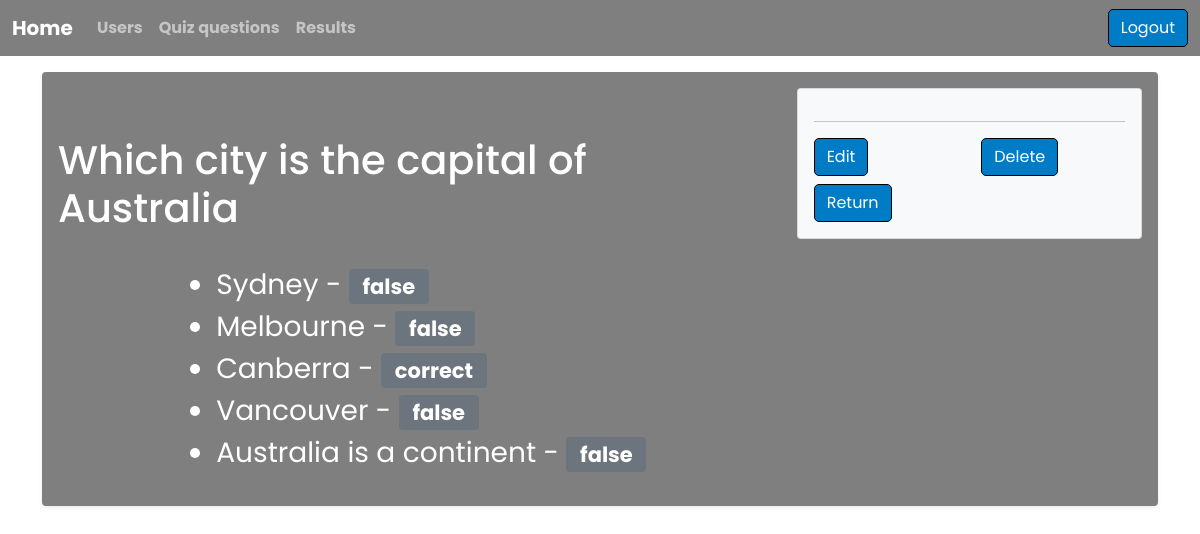
/admin/questions/show.php?id=1 (signed in), run on the app's committed database.
### tables this page shows
CREATE TABLE `questions` (
  `id` int(11) NOT NULL,
  `question_text` varchar(255) NOT NULL,
  `display` varchar(60) NOT NULL
);

CREATE TABLE `answers` (
  `id` int(11) NOT NULL,
  `question_id` int(11) NOT NULL,
  `answer_text` varchar(255) NOT NULL,
  `correct` tinyint(1) NOT NULL
);

### admin/questions/show.php (called while the page is built, shortened)
<?php
$id = $_GET['id'];
$question = Question::find_by_id($id);
$answers = Answer::find_all_by_id($id, 'question_id');
include(INCLUDES_PATH . '/header.php');
include(INCLUDES_PATH . '/navbar.php');
include 'views/show.view.php';
include(INCLUDES_PATH . '/footer.php');

### classes/QueryBuilder.php (called while the page is built, shortened)
<?php
class QueryBuilder {
    static protected PDO $db;
    protected static string $table_name = "";
    public static function set_db_session($db, $session)
    {
        self::$db = $db;
    }
    public static function find_by_id($id)
    {
        $sql = "SELECT * FROM ".static::$table_name." WHERE id = ?";
        $query = self::$db->prepare($sql);
        $query->execute([$id]);
        return $query->fetch(PDO::FETCH_OBJ);
    }
    public static function find_all_by_id($id, $column)
    {
        $sql = "SELECT * FROM ".static::$table_name." WHERE {$column} = ?";
        $query = self::$db->prepare($sql);
        $query->execute([$id]);
        return $query->fetchAll(PDO::FETCH_OBJ);
    }
}

### admin/questions/views/show.view.php (the view, shortened to what this page needs)
<main class="container">
    <div class="my-3 p-3 transparent rounded shadow-sm">
        <div class="row">
            <div class="col-md-8 d-flex flex-column justify-content-center align-items-center">
                <br><br>
                <h1><?php echo $question->question_text?></h1>
                <br>
                <ul class="fs-3">
                    <?php foreach ($answers as $answer) : ?>
                    <li><?php echo $answer->answer_text ?> - <span class="badge bg-secondary "><?php echo($answer->correct) ? 'correct' : 'false'; ?></span></li>
                    <?php endforeach; ?>
                </ul>
            </div>
            <div class="col-md-4 text-dark">
                <div class="card card-body bg-light">
                    <hr>
                    <div class="row">
                        <div class="col-sm-6 mb-2">
                            <a href="<?php echo URLROOT ?>/admin/questions/edit.php?id=<?php echo $question->id; ?>" class="btn btn-block">Edit</a>
                        </div>
                        <div class="col-sm-6">
                            <form method="POST" action="<?php echo URLROOT ?>/admin/questions/delete.php?id=<?php echo $question->id; ?>">
                                <div id="operations">
                                    <input type="submit" name="commit" class="btn btn-block" value="Delete" />
                                </div>
                            </form>
                        </div>
                        <div class="col-sm-12">
                            <a class="btn btn-block btn-h1-spacing" role="button"  href="<?php echo URLROOT ?>/admin/questions/index.php">Return</a>
                        </div>
                    </div>
                </div>
            </div>
        </div>
    </div>

### css/main.css (style rules this page uses)
:root { --fontFamily: 'Poppins', sans-serif; --fontLogo: 'Josefin Sans', sans-serif; --secondaryColor: #9dadbc; --ShadowLightBlue: rgba(238, 251, 251, 0.8); --DarkBlue: #12232E; --LightestBlue: #4DA8DA; --ShadowDarkBlue: #203647; --LighterBlue: #007CC7; --btnDisabled: #dadbc; --yellowGreen: #b3b679; --black: #000000; --white: #ffffff; --fontSize: 16px; --transition: .3s ease; --text: #444444; }
* { margin: 0; padding: 0; box-sizing: border-box; }
body { font-family: var(--fontFamily); font-size: var(--fontSize); background-image: url(../img/bg.jpg); background-size: cover; background-position: center top; color: var(--white); }
a { text-decoration: none; font-weight: bold; color: white; }
.transparent { background: rgba(0, 0, 0, 0.5); }
.btn { background-color: var(--LighterBlue); border: 1px solid var(--black); border-radius: 5px; color: white!important; }

### data on the page
questions: question_text "Which city is the capital of Australia"
answers: answer_text "Sydney", correct "false"
answers: answer_text "Melbourne", correct "false"
answers: answer_text "Canberra", correct "correct"
answers: answer_text "Vancouver", correct "false"
answers: answer_text "Australia is a continent", correct "false"
